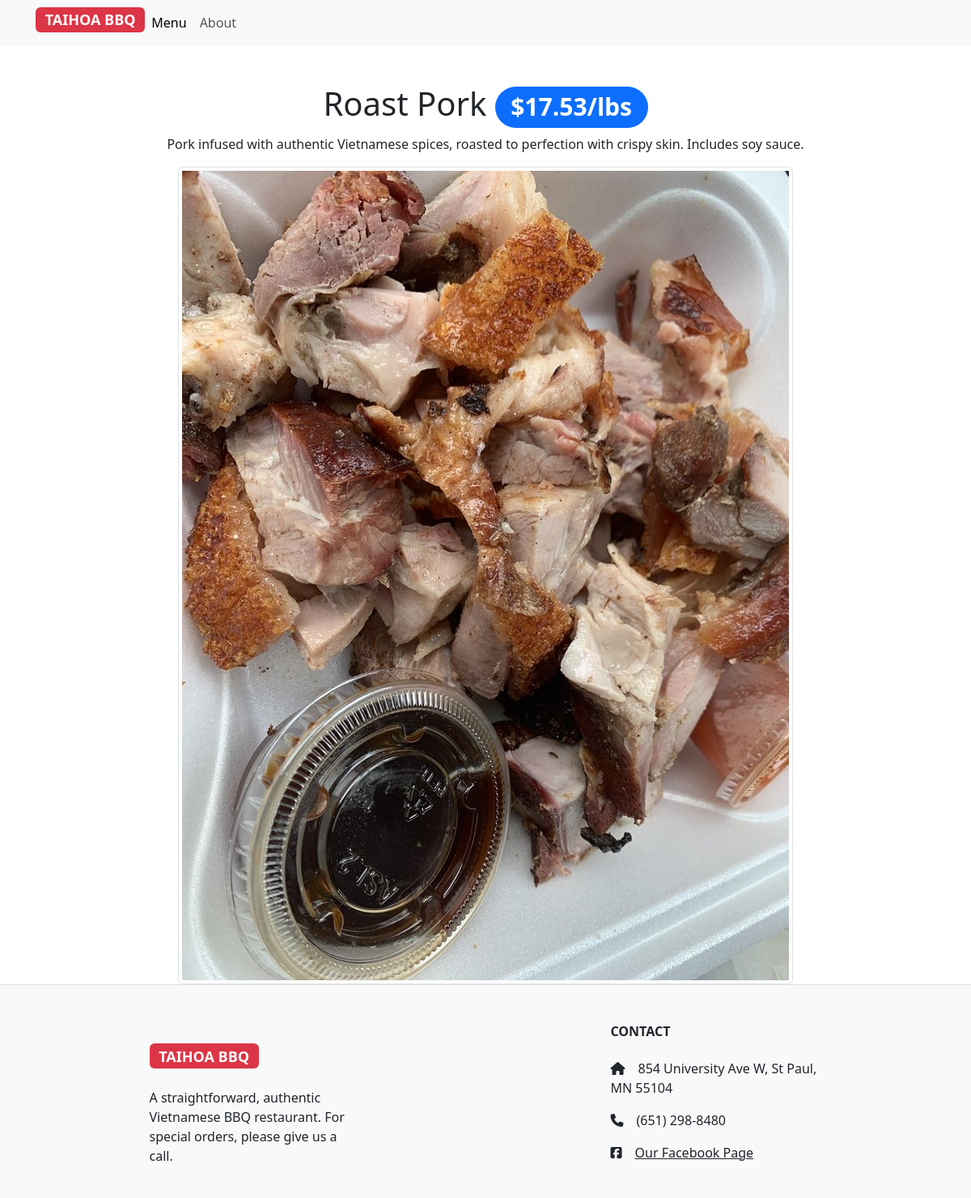
Screenshot of /item/8/ with the database file from the repository.
### restaurant_menu/models.py (models this page shows, shortened)
class Item(models.Model):
    meal = models.CharField(max_length=1000, unique=True)
    description = models.CharField(max_length=2000)
    price = models.DecimalField(max_digits=10, decimal_places=2)
    meal_type = models.CharField(max_length=200, choices=MEAL_TYPE)
    author = models.ForeignKey(User, on_delete=models.PROTECT)
    status = models.IntegerField(choices=STATUS, default=0)
    date_created = models.DateTimeField(auto_now_add=True)
    date_updated = models.DateTimeField(auto_now=True)
    meal_photo = models.ImageField(upload_to='images/', default="empty")
    per_pound = models.IntegerField(choices=PER_POUND, default=0)

### restaurant_menu/views.py (the view)
# urls.py: path('item/<int:pk>/', views.MenuItemDetail.as_view(), name="menu_item"),
class MenuItemDetail(generic.DetailView):
    model = Item
    template_name = "menu_item_detail.html"

### restaurant_menu/templates/menu_item_detail.html
{% extends 'base.html' %}
{% block content %}
    <div class="container">
        <div class="text-center">
        <h1 class="pt-5">{{ item.meal }}
            {% if item.per_pound == 0 %}
                <span class="badge bg-primary rounded-pill">${{ item.price }}</span>
            {% else %}
                <span class="badge bg-primary rounded-pill">${{ item.price }}/lbs</span>
            {% endif %}
        </h1>
            <p class="">{{ item.description }}</p>
            <img src="{{ item.meal_photo.url }}" class="img-thumbnail" alt="{{ item.meal }}">
        </div>
    </div>
{% endblock content %}

### rows the page displays
Item: meal "Roast Pork", price "17.53", description "Pork infused with authentic Vietnamese spices, roasted to perfection with crispy skin. Includes soy sauce.", meal_photo (picture)
